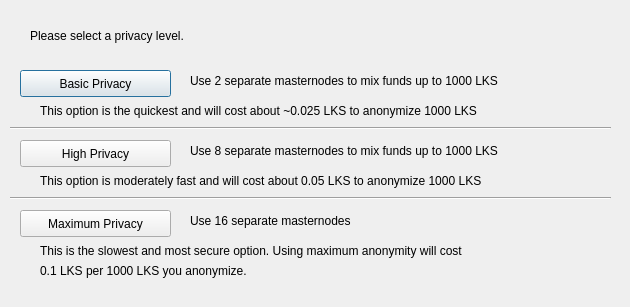
<?xml version="1.0" encoding="UTF-8"?>
<ui version="4.0">
 <class>DarksendConfig</class>
 <widget class="QDialog" name="DarksendConfig">
  <property name="geometry">
   <rect>
    <x>0</x>
    <y>0</y>
    <width>630</width>
    <height>307</height>
   </rect>
  </property>
  <property name="windowTitle">
   <string>Configure PrivateSend</string>
  </property>
  <widget class="QPushButton" name="buttonBasic">
   <property name="geometry">
    <rect>
     <x>20</x>
     <y>70</y>
     <width>151</width>
     <height>27</height>
    </rect>
   </property>
   <property name="text">
    <string>Basic Privacy</string>
   </property>
  </widget>
  <widget class="QPushButton" name="buttonHigh">
   <property name="geometry">
    <rect>
     <x>20</x>
     <y>140</y>
     <width>151</width>
     <height>27</height>
    </rect>
   </property>
   <property name="text">
    <string>High Privacy</string>
   </property>
  </widget>
  <widget class="QPushButton" name="buttonMax">
   <property name="geometry">
    <rect>
     <x>20</x>
     <y>210</y>
     <width>151</width>
     <height>27</height>
    </rect>
   </property>
   <property name="text">
    <string>Maximum Privacy</string>
   </property>
  </widget>
  <widget class="QLabel" name="label">
   <property name="geometry">
    <rect>
     <x>30</x>
     <y>20</y>
     <width>571</width>
     <height>31</height>
    </rect>
   </property>
   <property name="text">
    <string>Please select a privacy level.</string>
   </property>
  </widget>
  <widget class="QLabel" name="label_2">
   <property name="geometry">
    <rect>
     <x>190</x>
     <y>70</y>
     <width>421</width>
     <height>21</height>
    </rect>
   </property>
   <property name="text">
    <string>Use 2 separate masternodes to mix funds up to 1000 LKS</string>
   </property>
  </widget>
  <widget class="QLabel" name="label_3">
   <property name="geometry">
    <rect>
     <x>190</x>
     <y>140</y>
     <width>411</width>
     <height>21</height>
    </rect>
   </property>
   <property name="text">
    <string>Use 8 separate masternodes to mix funds up to 1000 LKS</string>
   </property>
  </widget>
  <widget class="QLabel" name="label_4">
   <property name="geometry">
    <rect>
     <x>190</x>
     <y>210</y>
     <width>421</width>
     <height>21</height>
    </rect>
   </property>
   <property name="text">
    <string>Use 16 separate masternodes</string>
   </property>
  </widget>
  <widget class="QLabel" name="label_6">
   <property name="geometry">
    <rect>
     <x>40</x>
     <y>100</y>
     <width>561</width>
     <height>21</height>
    </rect>
   </property>
   <property name="text">
    <string>This option is the quickest and will cost about ~0.025 LKS to anonymize 1000 LKS</string>
   </property>
  </widget>
  <widget class="QLabel" name="label_7">
   <property name="geometry">
    <rect>
     <x>40</x>
     <y>170</y>
     <width>561</width>
     <height>21</height>
    </rect>
   </property>
   <property name="text">
    <string>This option is moderately fast and will cost about 0.05 LKS to anonymize 1000 LKS</string>
   </property>
  </widget>
  <widget class="QLabel" name="label_8">
   <property name="geometry">
    <rect>
     <x>40</x>
     <y>240</y>
     <width>561</width>
     <height>21</height>
    </rect>
   </property>
   <property name="text">
    <string>This is the slowest and most secure option. Using maximum anonymity will cost</string>
   </property>
  </widget>
  <widget class="QLabel" name="label_9">
   <property name="geometry">
    <rect>
     <x>40</x>
     <y>260</y>
     <width>561</width>
     <height>21</height>
    </rect>
   </property>
   <property name="text">
    <string>0.1 LKS per 1000 LKS you anonymize.</string>
   </property>
  </widget>
  <widget class="Line" name="line">
   <property name="geometry">
    <rect>
     <x>10</x>
     <y>120</y>
     <width>601</width>
     <height>16</height>
    </rect>
   </property>
   <property name="orientation">
    <enum>Qt::Horizontal</enum>
   </property>
  </widget>
  <widget class="Line" name="line_2">
   <property name="geometry">
    <rect>
     <x>10</x>
     <y>190</y>
     <width>601</width>
     <height>16</height>
    </rect>
   </property>
   <property name="orientation">
    <enum>Qt::Horizontal</enum>
   </property>
  </widget>
 </widget>
 <resources/>
 <connections/>
</ui>
